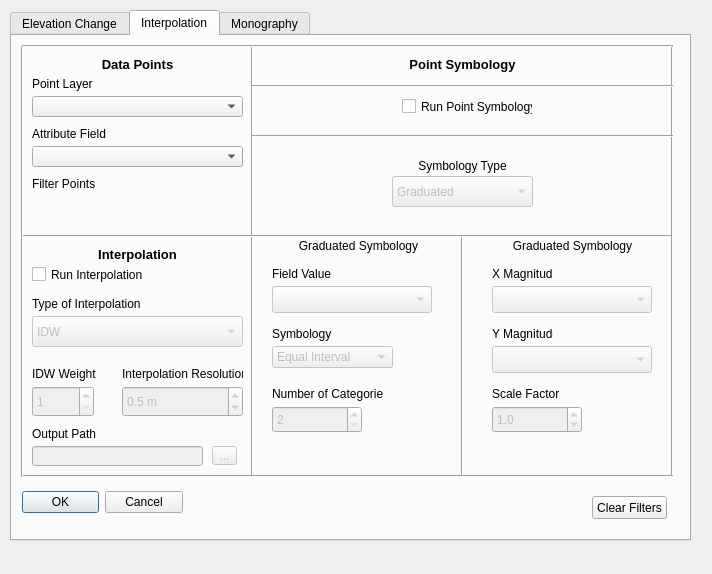
<?xml version="1.0" encoding="UTF-8"?>
<ui version="4.0">
 <class>RasterTesterDialogBase</class>
 <widget class="QDialog" name="RasterTesterDialogBase">
  <property name="geometry">
   <rect>
    <x>0</x>
    <y>0</y>
    <width>712</width>
    <height>574</height>
   </rect>
  </property>
  <property name="windowTitle">
   <string>Raster Tester</string>
  </property>
  <widget class="QTabWidget" name="tabWidget">
   <property name="geometry">
    <rect>
     <x>10</x>
     <y>10</y>
     <width>681</width>
     <height>531</height>
    </rect>
   </property>
   <property name="currentIndex">
    <number>1</number>
   </property>
   <widget class="QWidget" name="tab">
    <attribute name="title">
     <string>Elevation Change</string>
    </attribute>
    <widget class="QLabel" name="label_5">
     <property name="geometry">
      <rect>
       <x>20</x>
       <y>160</y>
       <width>71</width>
       <height>20</height>
      </rect>
     </property>
     <property name="text">
      <string>Output File</string>
     </property>
    </widget>
    <widget class="QLabel" name="label">
     <property name="geometry">
      <rect>
       <x>20</x>
       <y>50</y>
       <width>47</width>
       <height>13</height>
      </rect>
     </property>
     <property name="text">
      <string>Old DEM</string>
     </property>
    </widget>
    <widget class="QgsMapLayerComboBox" name="cmbOld">
     <property name="geometry">
      <rect>
       <x>20</x>
       <y>70</y>
       <width>160</width>
       <height>27</height>
      </rect>
     </property>
     <property name="showCrs">
      <bool>true</bool>
     </property>
    </widget>
    <widget class="QLabel" name="label_2">
     <property name="geometry">
      <rect>
       <x>20</x>
       <y>110</y>
       <width>47</width>
       <height>13</height>
      </rect>
     </property>
     <property name="text">
      <string>New DEM</string>
     </property>
    </widget>
    <widget class="QgsMapLayerComboBox" name="cmbNew">
     <property name="geometry">
      <rect>
       <x>20</x>
       <y>130</y>
       <width>160</width>
       <height>27</height>
      </rect>
     </property>
     <property name="showCrs">
      <bool>true</bool>
     </property>
    </widget>
    <widget class="QLineEdit" name="lnOutput">
     <property name="geometry">
      <rect>
       <x>20</x>
       <y>190</y>
       <width>211</width>
       <height>20</height>
      </rect>
     </property>
     <property name="whatsThis">
      <string/>
     </property>
     <property name="text">
      <string/>
     </property>
    </widget>
    <widget class="QToolButton" name="btnOutput">
     <property name="geometry">
      <rect>
       <x>240</x>
       <y>190</y>
       <width>25</width>
       <height>19</height>
      </rect>
     </property>
     <property name="text">
      <string>...</string>
     </property>
    </widget>
    <widget class="QCheckBox" name="chkStats">
     <property name="geometry">
      <rect>
       <x>20</x>
       <y>310</y>
       <width>121</width>
       <height>17</height>
      </rect>
     </property>
     <property name="text">
      <string>Create Statistics file</string>
     </property>
    </widget>
    <widget class="QLabel" name="label_6">
     <property name="geometry">
      <rect>
       <x>20</x>
       <y>340</y>
       <width>101</width>
       <height>20</height>
      </rect>
     </property>
     <property name="text">
      <string>Output Statistics File</string>
     </property>
    </widget>
    <widget class="QLineEdit" name="lnOutputStats">
     <property name="enabled">
      <bool>false</bool>
     </property>
     <property name="geometry">
      <rect>
       <x>20</x>
       <y>360</y>
       <width>211</width>
       <height>20</height>
      </rect>
     </property>
     <property name="whatsThis">
      <string/>
     </property>
     <property name="text">
      <string/>
     </property>
    </widget>
    <widget class="QToolButton" name="btnOutputStats">
     <property name="enabled">
      <bool>false</bool>
     </property>
     <property name="geometry">
      <rect>
       <x>240</x>
       <y>360</y>
       <width>25</width>
       <height>19</height>
      </rect>
     </property>
     <property name="text">
      <string>...</string>
     </property>
    </widget>
    <widget class="QDialogButtonBox" name="btnProcess">
     <property name="geometry">
      <rect>
       <x>10</x>
       <y>450</y>
       <width>161</width>
       <height>32</height>
      </rect>
     </property>
     <property name="orientation">
      <enum>Qt::Horizontal</enum>
     </property>
     <property name="standardButtons">
      <set>QDialogButtonBox::Cancel|QDialogButtonBox::Ok</set>
     </property>
    </widget>
    <widget class="QCheckBox" name="chkBB">
     <property name="geometry">
      <rect>
       <x>20</x>
       <y>220</y>
       <width>121</width>
       <height>17</height>
      </rect>
     </property>
     <property name="text">
      <string>Use Bounding Box</string>
     </property>
    </widget>
    <widget class="QgsMapLayerComboBox" name="cmbBB">
     <property name="enabled">
      <bool>false</bool>
     </property>
     <property name="geometry">
      <rect>
       <x>20</x>
       <y>270</y>
       <width>160</width>
       <height>27</height>
      </rect>
     </property>
     <property name="showCrs">
      <bool>true</bool>
     </property>
    </widget>
    <widget class="QLabel" name="label_13">
     <property name="geometry">
      <rect>
       <x>20</x>
       <y>250</y>
       <width>101</width>
       <height>20</height>
      </rect>
     </property>
     <property name="text">
      <string>Bounding Box Layer</string>
     </property>
    </widget>
    <widget class="QCheckBox" name="chkChangeType">
     <property name="geometry">
      <rect>
       <x>240</x>
       <y>80</y>
       <width>161</width>
       <height>17</height>
      </rect>
     </property>
     <property name="text">
      <string>Calculate as Volume Change</string>
     </property>
    </widget>
    <widget class="QgsSpinBox" name="spbTimeChange">
     <property name="geometry">
      <rect>
       <x>240</x>
       <y>130</y>
       <width>90</width>
       <height>27</height>
      </rect>
     </property>
     <property name="minimum">
      <number>1</number>
     </property>
    </widget>
    <widget class="QLabel" name="label_34">
     <property name="geometry">
      <rect>
       <x>240</x>
       <y>110</y>
       <width>151</width>
       <height>16</height>
      </rect>
     </property>
     <property name="text">
      <string>Period of time between DEMs</string>
     </property>
    </widget>
    <widget class="Line" name="line_13">
     <property name="geometry">
      <rect>
       <x>10</x>
       <y>400</y>
       <width>651</width>
       <height>20</height>
      </rect>
     </property>
     <property name="orientation">
      <enum>Qt::Horizontal</enum>
     </property>
    </widget>
    <widget class="Line" name="line_14">
     <property name="geometry">
      <rect>
       <x>650</x>
       <y>10</y>
       <width>20</width>
       <height>401</height>
      </rect>
     </property>
     <property name="orientation">
      <enum>Qt::Vertical</enum>
     </property>
    </widget>
    <widget class="Line" name="line_15">
     <property name="geometry">
      <rect>
       <x>10</x>
       <y>0</y>
       <width>651</width>
       <height>20</height>
      </rect>
     </property>
     <property name="orientation">
      <enum>Qt::Horizontal</enum>
     </property>
    </widget>
    <widget class="Line" name="line_16">
     <property name="geometry">
      <rect>
       <x>0</x>
       <y>10</y>
       <width>20</width>
       <height>401</height>
      </rect>
     </property>
     <property name="orientation">
      <enum>Qt::Vertical</enum>
     </property>
    </widget>
    <widget class="QLabel" name="label_12">
     <property name="geometry">
      <rect>
       <x>20</x>
       <y>20</y>
       <width>631</width>
       <height>16</height>
      </rect>
     </property>
     <property name="font">
      <font>
       <pointsize>10</pointsize>
       <weight>75</weight>
       <bold>true</bold>
      </font>
     </property>
     <property name="text">
      <string>Elevation/Volume Change</string>
     </property>
     <property name="alignment">
      <set>Qt::AlignCenter</set>
     </property>
    </widget>
   </widget>
   <widget class="QWidget" name="tab_4">
    <attribute name="title">
     <string>Interpolation</string>
    </attribute>
    <widget class="QLabel" name="label_26">
     <property name="geometry">
      <rect>
       <x>20</x>
       <y>40</y>
       <width>121</width>
       <height>16</height>
      </rect>
     </property>
     <property name="text">
      <string>Point Layer</string>
     </property>
    </widget>
    <widget class="QgsMapLayerComboBox" name="cmbInterpolationLayer">
     <property name="geometry">
      <rect>
       <x>20</x>
       <y>60</y>
       <width>211</width>
       <height>21</height>
      </rect>
     </property>
    </widget>
    <widget class="QLabel" name="label_27">
     <property name="geometry">
      <rect>
       <x>20</x>
       <y>90</y>
       <width>101</width>
       <height>16</height>
      </rect>
     </property>
     <property name="text">
      <string>Attribute Field</string>
     </property>
    </widget>
    <widget class="QgsFieldComboBox" name="cmbInterpolationField">
     <property name="geometry">
      <rect>
       <x>20</x>
       <y>110</y>
       <width>211</width>
       <height>21</height>
      </rect>
     </property>
    </widget>
    <widget class="QDialogButtonBox" name="btnInterpolation">
     <property name="geometry">
      <rect>
       <x>10</x>
       <y>450</y>
       <width>161</width>
       <height>32</height>
      </rect>
     </property>
     <property name="orientation">
      <enum>Qt::Horizontal</enum>
     </property>
     <property name="standardButtons">
      <set>QDialogButtonBox::Cancel|QDialogButtonBox::Ok</set>
     </property>
    </widget>
    <widget class="QComboBox" name="cmbInterpolationType">
     <property name="enabled">
      <bool>false</bool>
     </property>
     <property name="geometry">
      <rect>
       <x>20</x>
       <y>280</y>
       <width>211</width>
       <height>31</height>
      </rect>
     </property>
     <item>
      <property name="text">
       <string>IDW</string>
      </property>
     </item>
     <item>
      <property name="text">
       <string>TIN</string>
      </property>
     </item>
    </widget>
    <widget class="QLabel" name="label_29">
     <property name="geometry">
      <rect>
       <x>20</x>
       <y>260</y>
       <width>111</width>
       <height>16</height>
      </rect>
     </property>
     <property name="text">
      <string>Type of Interpolation</string>
     </property>
    </widget>
    <widget class="QLineEdit" name="lnOutputInter">
     <property name="enabled">
      <bool>false</bool>
     </property>
     <property name="geometry">
      <rect>
       <x>20</x>
       <y>410</y>
       <width>171</width>
       <height>20</height>
      </rect>
     </property>
     <property name="whatsThis">
      <string/>
     </property>
     <property name="text">
      <string/>
     </property>
    </widget>
    <widget class="QLabel" name="label_30">
     <property name="geometry">
      <rect>
       <x>20</x>
       <y>390</y>
       <width>111</width>
       <height>16</height>
      </rect>
     </property>
     <property name="text">
      <string>Output Path</string>
     </property>
    </widget>
    <widget class="QToolButton" name="btnOutputInter">
     <property name="enabled">
      <bool>false</bool>
     </property>
     <property name="geometry">
      <rect>
       <x>200</x>
       <y>410</y>
       <width>25</width>
       <height>19</height>
      </rect>
     </property>
     <property name="text">
      <string>...</string>
     </property>
    </widget>
    <widget class="QgsDoubleSpinBox" name="spbResolution">
     <property name="enabled">
      <bool>false</bool>
     </property>
     <property name="geometry">
      <rect>
       <x>110</x>
       <y>350</y>
       <width>121</width>
       <height>31</height>
      </rect>
     </property>
     <property name="suffix">
      <string> m</string>
     </property>
     <property name="decimals">
      <number>1</number>
     </property>
     <property name="minimum">
      <double>0.100000000000000</double>
     </property>
     <property name="singleStep">
      <double>0.100000000000000</double>
     </property>
     <property name="value">
      <double>0.500000000000000</double>
     </property>
    </widget>
    <widget class="QLabel" name="label_31">
     <property name="geometry">
      <rect>
       <x>110</x>
       <y>330</y>
       <width>121</width>
       <height>16</height>
      </rect>
     </property>
     <property name="text">
      <string>Interpolation Resolution</string>
     </property>
    </widget>
    <widget class="QgsSpinBox" name="spbWeight">
     <property name="enabled">
      <bool>false</bool>
     </property>
     <property name="geometry">
      <rect>
       <x>20</x>
       <y>350</y>
       <width>62</width>
       <height>31</height>
      </rect>
     </property>
     <property name="minimum">
      <number>1</number>
     </property>
    </widget>
    <widget class="QLabel" name="label_32">
     <property name="geometry">
      <rect>
       <x>20</x>
       <y>330</y>
       <width>111</width>
       <height>16</height>
      </rect>
     </property>
     <property name="text">
      <string>IDW Weight</string>
     </property>
    </widget>
    <widget class="QgsFieldExpressionWidget" name="lnInterFilter">
     <property name="geometry">
      <rect>
       <x>20</x>
       <y>160</y>
       <width>211</width>
       <height>21</height>
      </rect>
     </property>
    </widget>
    <widget class="QLabel" name="label_33">
     <property name="geometry">
      <rect>
       <x>20</x>
       <y>140</y>
       <width>101</width>
       <height>16</height>
      </rect>
     </property>
     <property name="text">
      <string>Filter Points</string>
     </property>
    </widget>
    <widget class="Line" name="line_6">
     <property name="geometry">
      <rect>
       <x>230</x>
       <y>10</y>
       <width>20</width>
       <height>431</height>
      </rect>
     </property>
     <property name="orientation">
      <enum>Qt::Vertical</enum>
     </property>
    </widget>
    <widget class="Line" name="line_7">
     <property name="geometry">
      <rect>
       <x>440</x>
       <y>200</y>
       <width>20</width>
       <height>241</height>
      </rect>
     </property>
     <property name="orientation">
      <enum>Qt::Vertical</enum>
     </property>
    </widget>
    <widget class="Line" name="line_8">
     <property name="geometry">
      <rect>
       <x>10</x>
       <y>190</y>
       <width>651</width>
       <height>20</height>
      </rect>
     </property>
     <property name="orientation">
      <enum>Qt::Horizontal</enum>
     </property>
    </widget>
    <widget class="Line" name="line_9">
     <property name="geometry">
      <rect>
       <x>650</x>
       <y>10</y>
       <width>20</width>
       <height>431</height>
      </rect>
     </property>
     <property name="orientation">
      <enum>Qt::Vertical</enum>
     </property>
    </widget>
    <widget class="Line" name="line_10">
     <property name="geometry">
      <rect>
       <x>10</x>
       <y>430</y>
       <width>651</width>
       <height>20</height>
      </rect>
     </property>
     <property name="orientation">
      <enum>Qt::Horizontal</enum>
     </property>
    </widget>
    <widget class="QLabel" name="label_35">
     <property name="geometry">
      <rect>
       <x>380</x>
       <y>120</y>
       <width>141</width>
       <height>20</height>
      </rect>
     </property>
     <property name="text">
      <string>Symbology Type</string>
     </property>
     <property name="alignment">
      <set>Qt::AlignCenter</set>
     </property>
    </widget>
    <widget class="QComboBox" name="cmbSymType">
     <property name="enabled">
      <bool>false</bool>
     </property>
     <property name="geometry">
      <rect>
       <x>380</x>
       <y>140</y>
       <width>141</width>
       <height>31</height>
      </rect>
     </property>
     <item>
      <property name="text">
       <string>Graduated</string>
      </property>
     </item>
     <item>
      <property name="text">
       <string>Vector Field Marker</string>
      </property>
     </item>
    </widget>
    <widget class="QComboBox" name="cmbGradMeth">
     <property name="enabled">
      <bool>false</bool>
     </property>
     <property name="geometry">
      <rect>
       <x>260</x>
       <y>310</y>
       <width>121</width>
       <height>22</height>
      </rect>
     </property>
     <item>
      <property name="text">
       <string>Equal Interval</string>
      </property>
     </item>
     <item>
      <property name="text">
       <string>Jenks</string>
      </property>
     </item>
     <item>
      <property name="text">
       <string>Quantile</string>
      </property>
     </item>
    </widget>
    <widget class="QgsSpinBox" name="spbNumClass">
     <property name="enabled">
      <bool>false</bool>
     </property>
     <property name="geometry">
      <rect>
       <x>260</x>
       <y>370</y>
       <width>90</width>
       <height>27</height>
      </rect>
     </property>
     <property name="minimum">
      <number>2</number>
     </property>
     <property name="maximum">
      <number>5</number>
     </property>
    </widget>
    <widget class="QLabel" name="label_36">
     <property name="geometry">
      <rect>
       <x>260</x>
       <y>350</y>
       <width>111</width>
       <height>16</height>
      </rect>
     </property>
     <property name="text">
      <string>Number of Categories</string>
     </property>
    </widget>
    <widget class="QLabel" name="label_37">
     <property name="geometry">
      <rect>
       <x>256</x>
       <y>200</y>
       <width>181</width>
       <height>20</height>
      </rect>
     </property>
     <property name="text">
      <string>Graduated Symbology</string>
     </property>
     <property name="alignment">
      <set>Qt::AlignCenter</set>
     </property>
    </widget>
    <widget class="QLabel" name="label_38">
     <property name="geometry">
      <rect>
       <x>260</x>
       <y>290</y>
       <width>61</width>
       <height>16</height>
      </rect>
     </property>
     <property name="text">
      <string>Symbology</string>
     </property>
    </widget>
    <widget class="QgsFieldComboBox" name="cmbFieldValue">
     <property name="enabled">
      <bool>false</bool>
     </property>
     <property name="geometry">
      <rect>
       <x>260</x>
       <y>250</y>
       <width>160</width>
       <height>27</height>
      </rect>
     </property>
    </widget>
    <widget class="QLabel" name="lblFieldVal_2">
     <property name="geometry">
      <rect>
       <x>260</x>
       <y>230</y>
       <width>71</width>
       <height>16</height>
      </rect>
     </property>
     <property name="text">
      <string>Field Value</string>
     </property>
    </widget>
    <widget class="QgsFieldComboBox" name="cmbXMag">
     <property name="enabled">
      <bool>false</bool>
     </property>
     <property name="geometry">
      <rect>
       <x>480</x>
       <y>250</y>
       <width>160</width>
       <height>27</height>
      </rect>
     </property>
    </widget>
    <widget class="QLabel" name="label_39">
     <property name="geometry">
      <rect>
       <x>480</x>
       <y>350</y>
       <width>111</width>
       <height>16</height>
      </rect>
     </property>
     <property name="text">
      <string>Scale Factor</string>
     </property>
    </widget>
    <widget class="QLabel" name="label_40">
     <property name="geometry">
      <rect>
       <x>480</x>
       <y>230</y>
       <width>61</width>
       <height>16</height>
      </rect>
     </property>
     <property name="text">
      <string>X Magnitude</string>
     </property>
    </widget>
    <widget class="QLabel" name="label_41">
     <property name="geometry">
      <rect>
       <x>480</x>
       <y>290</y>
       <width>61</width>
       <height>16</height>
      </rect>
     </property>
     <property name="text">
      <string>Y Magnitude</string>
     </property>
    </widget>
    <widget class="QgsDoubleSpinBox" name="spbScale">
     <property name="enabled">
      <bool>false</bool>
     </property>
     <property name="geometry">
      <rect>
       <x>480</x>
       <y>370</y>
       <width>90</width>
       <height>27</height>
      </rect>
     </property>
     <property name="decimals">
      <number>1</number>
     </property>
     <property name="minimum">
      <double>0.100000000000000</double>
     </property>
     <property name="singleStep">
      <double>0.500000000000000</double>
     </property>
     <property name="value">
      <double>1.000000000000000</double>
     </property>
    </widget>
    <widget class="QLabel" name="label_42">
     <property name="geometry">
      <rect>
       <x>470</x>
       <y>200</y>
       <width>181</width>
       <height>20</height>
      </rect>
     </property>
     <property name="text">
      <string>Graduated Symbology</string>
     </property>
     <property name="alignment">
      <set>Qt::AlignCenter</set>
     </property>
    </widget>
    <widget class="QgsFieldComboBox" name="cmbYMag">
     <property name="enabled">
      <bool>false</bool>
     </property>
     <property name="geometry">
      <rect>
       <x>480</x>
       <y>310</y>
       <width>160</width>
       <height>27</height>
      </rect>
     </property>
    </widget>
    <widget class="Line" name="line_11">
     <property name="geometry">
      <rect>
       <x>0</x>
       <y>10</y>
       <width>20</width>
       <height>431</height>
      </rect>
     </property>
     <property name="orientation">
      <enum>Qt::Vertical</enum>
     </property>
    </widget>
    <widget class="Line" name="line_12">
     <property name="geometry">
      <rect>
       <x>10</x>
       <y>0</y>
       <width>651</width>
       <height>20</height>
      </rect>
     </property>
     <property name="orientation">
      <enum>Qt::Horizontal</enum>
     </property>
    </widget>
    <widget class="QLabel" name="label_3">
     <property name="geometry">
      <rect>
       <x>20</x>
       <y>210</y>
       <width>211</width>
       <height>16</height>
      </rect>
     </property>
     <property name="font">
      <font>
       <pointsize>10</pointsize>
       <weight>75</weight>
       <bold>true</bold>
      </font>
     </property>
     <property name="text">
      <string>Interpolation</string>
     </property>
     <property name="alignment">
      <set>Qt::AlignCenter</set>
     </property>
    </widget>
    <widget class="QLabel" name="label_11">
     <property name="geometry">
      <rect>
       <x>250</x>
       <y>20</y>
       <width>401</width>
       <height>16</height>
      </rect>
     </property>
     <property name="font">
      <font>
       <pointsize>10</pointsize>
       <weight>75</weight>
       <bold>true</bold>
      </font>
     </property>
     <property name="text">
      <string>Point Symbology</string>
     </property>
     <property name="alignment">
      <set>Qt::AlignCenter</set>
     </property>
    </widget>
    <widget class="QCheckBox" name="chkSymbology">
     <property name="geometry">
      <rect>
       <x>390</x>
       <y>50</y>
       <width>131</width>
       <height>41</height>
      </rect>
     </property>
     <property name="text">
      <string>Run Point Symbology</string>
     </property>
    </widget>
    <widget class="Line" name="line_21">
     <property name="geometry">
      <rect>
       <x>240</x>
       <y>90</y>
       <width>421</width>
       <height>20</height>
      </rect>
     </property>
     <property name="orientation">
      <enum>Qt::Horizontal</enum>
     </property>
    </widget>
    <widget class="Line" name="line_22">
     <property name="geometry">
      <rect>
       <x>240</x>
       <y>40</y>
       <width>421</width>
       <height>20</height>
      </rect>
     </property>
     <property name="orientation">
      <enum>Qt::Horizontal</enum>
     </property>
    </widget>
    <widget class="QCheckBox" name="chkInterpolation">
     <property name="geometry">
      <rect>
       <x>20</x>
       <y>230</y>
       <width>111</width>
       <height>17</height>
      </rect>
     </property>
     <property name="text">
      <string>Run Interpolation</string>
     </property>
    </widget>
    <widget class="QLabel" name="label_19">
     <property name="geometry">
      <rect>
       <x>20</x>
       <y>20</y>
       <width>211</width>
       <height>16</height>
      </rect>
     </property>
     <property name="font">
      <font>
       <pointsize>10</pointsize>
       <weight>75</weight>
       <bold>true</bold>
      </font>
     </property>
     <property name="text">
      <string>Data Points</string>
     </property>
     <property name="alignment">
      <set>Qt::AlignCenter</set>
     </property>
    </widget>
    <widget class="QPushButton" name="btnClearFilter">
     <property name="geometry">
      <rect>
       <x>580</x>
       <y>460</y>
       <width>75</width>
       <height>23</height>
      </rect>
     </property>
     <property name="text">
      <string>Clear Filters</string>
     </property>
    </widget>
   </widget>
   <widget class="QWidget" name="tab_3">
    <attribute name="title">
     <string>Monography</string>
    </attribute>
    <widget class="QgsMapLayerComboBox" name="cmbMonoPoints">
     <property name="geometry">
      <rect>
       <x>20</x>
       <y>60</y>
       <width>201</width>
       <height>31</height>
      </rect>
     </property>
    </widget>
    <widget class="QDialogButtonBox" name="btnMono">
     <property name="geometry">
      <rect>
       <x>10</x>
       <y>450</y>
       <width>161</width>
       <height>32</height>
      </rect>
     </property>
     <property name="orientation">
      <enum>Qt::Horizontal</enum>
     </property>
     <property name="standardButtons">
      <set>QDialogButtonBox::Cancel|QDialogButtonBox::Ok</set>
     </property>
    </widget>
    <widget class="QPlainTextEdit" name="txtTrgClr">
     <property name="geometry">
      <rect>
       <x>280</x>
       <y>250</y>
       <width>361</width>
       <height>21</height>
      </rect>
     </property>
     <property name="placeholderText">
      <string>Insert Color</string>
     </property>
    </widget>
    <widget class="QLabel" name="label_4">
     <property name="geometry">
      <rect>
       <x>20</x>
       <y>40</y>
       <width>121</width>
       <height>16</height>
      </rect>
     </property>
     <property name="text">
      <string>Survey Measurements</string>
     </property>
    </widget>
    <widget class="QLabel" name="label_7">
     <property name="geometry">
      <rect>
       <x>20</x>
       <y>160</y>
       <width>101</width>
       <height>16</height>
      </rect>
     </property>
     <property name="text">
      <string>Control Point Label</string>
     </property>
    </widget>
    <widget class="QLabel" name="label_8">
     <property name="geometry">
      <rect>
       <x>280</x>
       <y>230</y>
       <width>91</width>
       <height>16</height>
      </rect>
     </property>
     <property name="text">
      <string>Target Color</string>
     </property>
    </widget>
    <widget class="QLabel" name="label_9">
     <property name="geometry">
      <rect>
       <x>280</x>
       <y>280</y>
       <width>111</width>
       <height>16</height>
      </rect>
     </property>
     <property name="text">
      <string>Target Description</string>
     </property>
    </widget>
    <widget class="QPlainTextEdit" name="txtTrgDscr">
     <property name="geometry">
      <rect>
       <x>280</x>
       <y>300</y>
       <width>361</width>
       <height>91</height>
      </rect>
     </property>
     <property name="overwriteMode">
      <bool>false</bool>
     </property>
     <property name="placeholderText">
      <string>Insert position description</string>
     </property>
    </widget>
    <widget class="QLabel" name="label_10">
     <property name="geometry">
      <rect>
       <x>280</x>
       <y>180</y>
       <width>61</width>
       <height>16</height>
      </rect>
     </property>
     <property name="text">
      <string>GNSS Type</string>
     </property>
    </widget>
    <widget class="QPlainTextEdit" name="txtGnss">
     <property name="geometry">
      <rect>
       <x>280</x>
       <y>200</y>
       <width>361</width>
       <height>21</height>
      </rect>
     </property>
     <property name="placeholderText">
      <string>GNSS Type</string>
     </property>
    </widget>
    <widget class="QLineEdit" name="lnLogo">
     <property name="geometry">
      <rect>
       <x>360</x>
       <y>90</y>
       <width>241</width>
       <height>20</height>
      </rect>
     </property>
    </widget>
    <widget class="QLineEdit" name="lnPhoto_1">
     <property name="geometry">
      <rect>
       <x>380</x>
       <y>120</y>
       <width>221</width>
       <height>20</height>
      </rect>
     </property>
    </widget>
    <widget class="QLineEdit" name="lnPhoto_2">
     <property name="geometry">
      <rect>
       <x>380</x>
       <y>150</y>
       <width>221</width>
       <height>20</height>
      </rect>
     </property>
    </widget>
    <widget class="QLabel" name="label_14">
     <property name="geometry">
      <rect>
       <x>20</x>
       <y>270</y>
       <width>121</width>
       <height>16</height>
      </rect>
     </property>
     <property name="text">
      <string>Number of Surveys (1-3)</string>
     </property>
    </widget>
    <widget class="QLabel" name="label_15">
     <property name="geometry">
      <rect>
       <x>280</x>
       <y>90</y>
       <width>101</width>
       <height>16</height>
      </rect>
     </property>
     <property name="text">
      <string>Institution Logo</string>
     </property>
    </widget>
    <widget class="QLabel" name="label_16">
     <property name="geometry">
      <rect>
       <x>280</x>
       <y>120</y>
       <width>101</width>
       <height>16</height>
      </rect>
     </property>
     <property name="text">
      <string>Photo Description 1</string>
     </property>
    </widget>
    <widget class="QLabel" name="label_17">
     <property name="geometry">
      <rect>
       <x>280</x>
       <y>150</y>
       <width>101</width>
       <height>16</height>
      </rect>
     </property>
     <property name="text">
      <string>Photo Description 2</string>
     </property>
    </widget>
    <widget class="QToolButton" name="btnLogo">
     <property name="geometry">
      <rect>
       <x>610</x>
       <y>90</y>
       <width>25</width>
       <height>19</height>
      </rect>
     </property>
     <property name="text">
      <string>...</string>
     </property>
    </widget>
    <widget class="QToolButton" name="btnPhoto_1">
     <property name="geometry">
      <rect>
       <x>610</x>
       <y>120</y>
       <width>25</width>
       <height>19</height>
      </rect>
     </property>
     <property name="text">
      <string>...</string>
     </property>
    </widget>
    <widget class="QToolButton" name="btnPhoto_2">
     <property name="geometry">
      <rect>
       <x>610</x>
       <y>150</y>
       <width>25</width>
       <height>19</height>
      </rect>
     </property>
     <property name="text">
      <string>...</string>
     </property>
    </widget>
    <widget class="QPushButton" name="btnClearAllMono">
     <property name="geometry">
      <rect>
       <x>560</x>
       <y>460</y>
       <width>75</width>
       <height>21</height>
      </rect>
     </property>
     <property name="text">
      <string>ClearAll</string>
     </property>
    </widget>
    <widget class="QLabel" name="label_23">
     <property name="geometry">
      <rect>
       <x>280</x>
       <y>40</y>
       <width>121</width>
       <height>16</height>
      </rect>
     </property>
     <property name="text">
      <string>Responsible Institution</string>
     </property>
    </widget>
    <widget class="QLineEdit" name="lnInst">
     <property name="geometry">
      <rect>
       <x>280</x>
       <y>60</y>
       <width>321</width>
       <height>20</height>
      </rect>
     </property>
    </widget>
    <widget class="QLabel" name="label_24">
     <property name="geometry">
      <rect>
       <x>20</x>
       <y>100</y>
       <width>101</width>
       <height>16</height>
      </rect>
     </property>
     <property name="text">
      <string>Label Field</string>
     </property>
    </widget>
    <widget class="QgsFieldComboBox" name="cmbFieldLabel">
     <property name="geometry">
      <rect>
       <x>20</x>
       <y>120</y>
       <width>201</width>
       <height>27</height>
      </rect>
     </property>
    </widget>
    <widget class="QLabel" name="label_25">
     <property name="geometry">
      <rect>
       <x>20</x>
       <y>210</y>
       <width>101</width>
       <height>16</height>
      </rect>
     </property>
     <property name="text">
      <string>Survey Field</string>
     </property>
    </widget>
    <widget class="QgsFieldComboBox" name="cmbFieldSurvey">
     <property name="geometry">
      <rect>
       <x>20</x>
       <y>230</y>
       <width>201</width>
       <height>27</height>
      </rect>
     </property>
    </widget>
    <widget class="QgsFieldComboBox" name="cmbHeight">
     <property name="geometry">
      <rect>
       <x>20</x>
       <y>350</y>
       <width>161</width>
       <height>31</height>
      </rect>
     </property>
    </widget>
    <widget class="QLabel" name="label_28">
     <property name="geometry">
      <rect>
       <x>20</x>
       <y>330</y>
       <width>81</width>
       <height>21</height>
      </rect>
     </property>
     <property name="text">
      <string>Altitude Field</string>
     </property>
    </widget>
    <widget class="QgsSpinBox" name="spbNumSrvy">
     <property name="geometry">
      <rect>
       <x>20</x>
       <y>290</y>
       <width>90</width>
       <height>27</height>
      </rect>
     </property>
     <property name="minimum">
      <number>1</number>
     </property>
     <property name="maximum">
      <number>3</number>
     </property>
    </widget>
    <widget class="QComboBox" name="cmbMonoFeat">
     <property name="geometry">
      <rect>
       <x>20</x>
       <y>180</y>
       <width>201</width>
       <height>21</height>
      </rect>
     </property>
     <property name="editable">
      <bool>false</bool>
     </property>
    </widget>
    <widget class="Line" name="line_17">
     <property name="geometry">
      <rect>
       <x>10</x>
       <y>430</y>
       <width>651</width>
       <height>20</height>
      </rect>
     </property>
     <property name="orientation">
      <enum>Qt::Horizontal</enum>
     </property>
    </widget>
    <widget class="Line" name="line_18">
     <property name="geometry">
      <rect>
       <x>650</x>
       <y>10</y>
       <width>20</width>
       <height>431</height>
      </rect>
     </property>
     <property name="orientation">
      <enum>Qt::Vertical</enum>
     </property>
    </widget>
    <widget class="Line" name="line_19">
     <property name="geometry">
      <rect>
       <x>0</x>
       <y>10</y>
       <width>20</width>
       <height>431</height>
      </rect>
     </property>
     <property name="orientation">
      <enum>Qt::Vertical</enum>
     </property>
    </widget>
    <widget class="Line" name="line_20">
     <property name="geometry">
      <rect>
       <x>10</x>
       <y>0</y>
       <width>651</width>
       <height>20</height>
      </rect>
     </property>
     <property name="orientation">
      <enum>Qt::Horizontal</enum>
     </property>
    </widget>
    <widget class="QLabel" name="label_18">
     <property name="geometry">
      <rect>
       <x>20</x>
       <y>20</y>
       <width>631</width>
       <height>16</height>
      </rect>
     </property>
     <property name="font">
      <font>
       <pointsize>10</pointsize>
       <weight>75</weight>
       <bold>true</bold>
      </font>
     </property>
     <property name="text">
      <string>Monography Generator</string>
     </property>
     <property name="alignment">
      <set>Qt::AlignCenter</set>
     </property>
    </widget>
   </widget>
  </widget>
 </widget>
 <customwidgets>
  <customwidget>
   <class>QgsDoubleSpinBox</class>
   <extends>QDoubleSpinBox</extends>
   <header>qgsdoublespinbox.h</header>
  </customwidget>
  <customwidget>
   <class>QgsFieldComboBox</class>
   <extends>QComboBox</extends>
   <header>qgsfieldcombobox.h</header>
  </customwidget>
  <customwidget>
   <class>QgsFieldExpressionWidget</class>
   <extends>QWidget</extends>
   <header>qgsfieldexpressionwidget.h</header>
  </customwidget>
  <customwidget>
   <class>QgsMapLayerComboBox</class>
   <extends>QComboBox</extends>
   <header>qgsmaplayercombobox.h</header>
  </customwidget>
  <customwidget>
   <class>QgsSpinBox</class>
   <extends>QSpinBox</extends>
   <header>qgsspinbox.h</header>
  </customwidget>
 </customwidgets>
 <resources/>
 <connections>
  <connection>
   <sender>btnProcess</sender>
   <signal>accepted()</signal>
   <receiver>RasterTesterDialogBase</receiver>
   <slot>accept()</slot>
   <hints>
    <hint type="sourcelabel">
     <x>20</x>
     <y>20</y>
    </hint>
    <hint type="destinationlabel">
     <x>20</x>
     <y>20</y>
    </hint>
   </hints>
  </connection>
  <connection>
   <sender>btnProcess</sender>
   <signal>rejected()</signal>
   <receiver>RasterTesterDialogBase</receiver>
   <slot>reject()</slot>
   <hints>
    <hint type="sourcelabel">
     <x>20</x>
     <y>20</y>
    </hint>
    <hint type="destinationlabel">
     <x>20</x>
     <y>20</y>
    </hint>
   </hints>
  </connection>
 </connections>
</ui>
